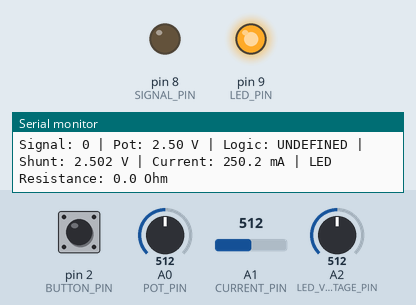
This sketch was run on a simulated Arduino Uno, built with avr-gcc and run on an emulated ATmega328P. On the bench: output pins drawn as LEDs (lit = HIGH), the last lines printed to the serial monitor. Dashed ring = blinking. The test bench sets the inputs (shaded band); at power-on: pin 2 (BUTTON_PIN) HIGH, A0 (POT_PIN) = 512, A1 (CURRENT_PIN) = 512, A2 (LED_VOLTAGE_PIN) = 512.

Above: at 1.2 s.
1.3 s: pin 2 (BUTTON_PIN) pulled LOW for 0.15 s
At 3.7 s:
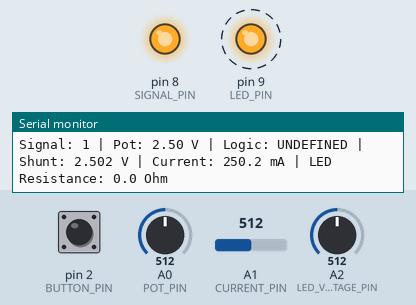
5.6 s: A0 (POT_PIN) set to 716
8.5 s: A0 (POT_PIN) set to 1023
At 9.5 s:
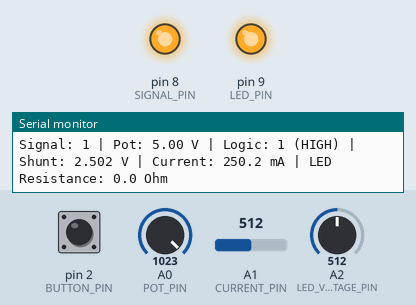
10.5 s: pin 2 (BUTTON_PIN) pulled LOW for 1 s
At 11.2 s:
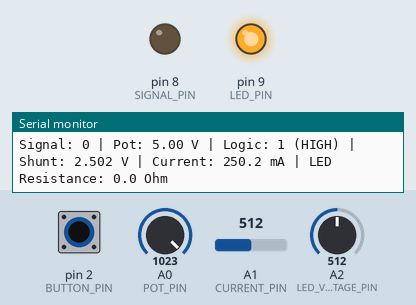
13.0 s: pin 2 (BUTTON_PIN) pulled LOW for 3.2 s
At 14.4 s:
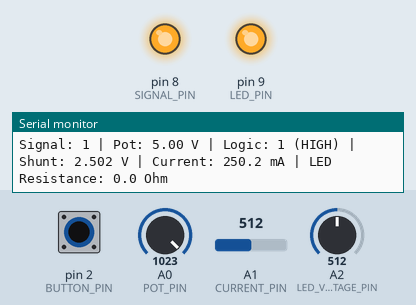
Timing chart, 0 to 16.0 s (numbered marks = the images above; inputs shaded):
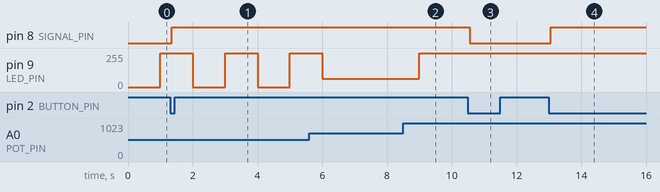

Measured:
- after the input at 1.3 s, pin 8 (SIGNAL_PIN): LOW → HIGH after 0.05 s
- after the input at 8.5 s, pin 9 (LED_PIN): 63/255 → 255/255 after 0.50 s
- after the input at 10.5 s, pin 8 (SIGNAL_PIN): HIGH → LOW after 0.05 s
- after the input at 13.0 s, pin 8 (SIGNAL_PIN): LOW → HIGH after 0.05 s
- by itself, pin 9 (LED_PIN): alternates 255/255 for 1.0 s and 0/255 for 1.0 s

The sketch:

simple01.ino
```cpp
#include "measurement.h"

#define SIGNAL_PIN 8
#define POT_PIN A0
#define LED_PIN 9
#define CURRENT_PIN A1
#define LED_VOLTAGE_PIN A2
#define BUTTON_PIN 2

#define SHUNT_RESISTOR 10.0

bool signalState = false;
bool undefinedLedState = false;

bool lastButtonReading = HIGH;
bool buttonState = HIGH;

unsigned long lastDebounceTime = 0;
unsigned long lastMeasurementTime = 0;

const unsigned long debounceDelay = 50;
const unsigned long measurementInterval = 1000;

void setup() {
  pinMode(SIGNAL_PIN, OUTPUT);
  pinMode(LED_PIN, OUTPUT);
  pinMode(BUTTON_PIN, INPUT_PULLUP);

  Serial.begin(9600);

  digitalWrite(SIGNAL_PIN, LOW);
}

void loop() {

  bool reading = digitalRead(BUTTON_PIN);

  if (reading != lastButtonReading) {
    lastDebounceTime = millis();
  }

  if ((millis() - lastDebounceTime) > debounceDelay) {

    if (reading != buttonState) {

      buttonState = reading;

      if (buttonState == LOW) {

        signalState = !signalState;

        digitalWrite(SIGNAL_PIN, signalState);
      }
    }
  }

  lastButtonReading = reading;

  if (millis() - lastMeasurementTime >= measurementInterval) {

    lastMeasurementTime = millis();

    int analogValue = analogRead(POT_PIN);

    float voltage = adcToVolts(analogValue);

    String logicState;

    int brightness = 0;

    float zone = logicZone(voltage);

    if (zone == 0.0f) {

      logicState = "0 (LOW)";

      analogWrite(LED_PIN, 0);

    }

    else if (zone == 0.5f) {

      logicState = "UNDEFINED";

      undefinedLedState = !undefinedLedState;

      if (undefinedLedState) {
        digitalWrite(LED_PIN, HIGH);
      }
      else {
        digitalWrite(LED_PIN, LOW);
      }

    }

    else {

      logicState = "1 (HIGH)";

      brightness = brightnessForPot(analogValue);

      analogWrite(LED_PIN, brightness);
    }

    int currentADC = analogRead(CURRENT_PIN);

    float shuntVoltage = adcToVolts(currentADC);

    float current = shuntVoltage / SHUNT_RESISTOR;

    float current_mA = currentMa(currentADC, SHUNT_RESISTOR);

    int ledVoltageADC = analogRead(LED_VOLTAGE_PIN);

    float d9Voltage = adcToVolts(ledVoltageADC);

    float ledVoltage = d9Voltage - shuntVoltage;

    if (ledVoltage < 0) {
      ledVoltage = 0;
    }

    float ledResistanceValue = ledResistance(ledVoltage, current);

    Serial.print("Signal: ");
    Serial.print(signalState ? "1" : "0");

    Serial.print(" | Pot: ");
    Serial.print(voltage, 2);
    Serial.print(" V");

    Serial.print(" | Logic: ");
    Serial.print(logicState);

    Serial.print(" | Shunt: ");
    Serial.print(shuntVoltage, 3);
    Serial.print(" V");

    Serial.print(" | Current: ");
    Serial.print(current_mA, 1);
    Serial.print(" mA");

    Serial.print(" | LED Resistance: ");
    Serial.print(ledResistanceValue, 1);
    Serial.println(" Ohm");
  }
}
```
